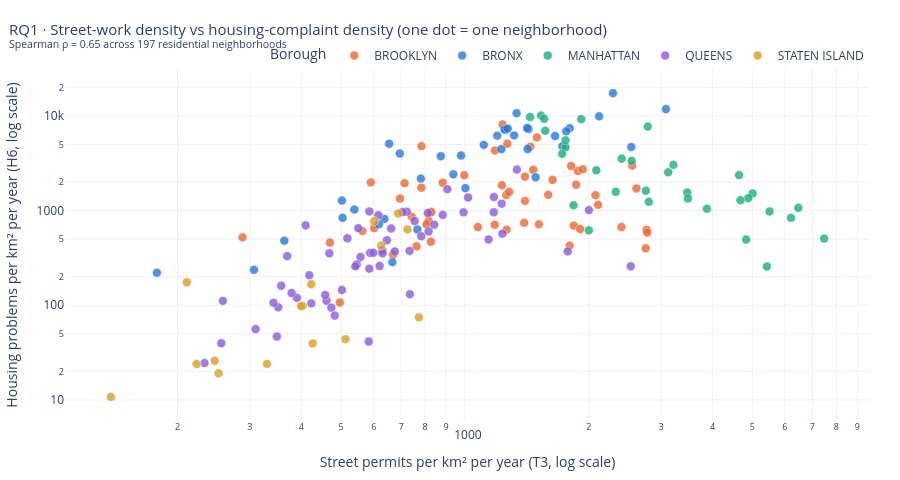

The notebook cell this image was saved under:
### Markdown cell above
### RQ1. Are neighborhoods with denser street construction also the neighborhoods with denser housing maintenance problems?

**Why it matters:** If the same places carry both burdens, city agencies could coordinate street work and housing inspections there.

**Method:** Totals per neighborhood for 2022-2025, divided by land area and years (per km2 per year). Spearman rank correlation across all residential neighborhoods, then again inside each borough to remove the borough-level confounder.

**Chart choice:** Log-log scatter (one dot per neighborhood, coloured by borough): both densities span several orders of magnitude, so log axes show the spread honestly.

### Code cell
table, fig, st = A.rq1_density_scatter(integrated)
print(f"Spearman rho = {st['rho']:.3f} (p = {st['p']:.2g}, n = {st['n']})")
display(table.round(3))
RESULTS['rq1'] = st
save(fig, 'rq1')

### Figure 1 — Plotly figure (JSON) as saved in the notebook; plotly's stock layout.template omitted (floating-point values rounded to 4 significant figures)
{"data": [{"customdata": [["BROOKLYN"], ["BROOKLYN"], ["BROOKLYN"], ["BROOKLYN"], ["BROOKLYN"], ["BROOKLYN"], ["BROOKLYN"], ["BROOKLYN"], ["BROOKLYN"], ["BROOKLYN"], ["BROOKLYN"], ["BROOKLYN"], ["BROOKLYN"], ["BROOKLYN"], ["BROOKLYN"], ["BROOKLYN"], ["BROOKLYN"], ["BROOKLYN"], ["BROOKLYN"], ["BROOKLYN"], ["BROOKLYN"], ["BROOKLYN"], ["BROOKLYN"], ["BROOKLYN"], ["BROOKLYN"], ["BROOKLYN"], ["BROOKLYN"], ["BROOKLYN"], ["BROOKLYN"], ["BROOKLYN"], ["BROOKLYN"], ["BROOKLYN"], ["BROOKLYN"], ["BROOKLYN"], ["BROOKLYN"], ["BROOKLYN"], ["BROOKLYN"], ["BROOKLYN"], ["BROOKLYN"], ["BROOKLYN"], ["BROOKLYN"], ["BROOKLYN"], ["BROOKLYN"], ["BROOKLYN"], ["BROOKLYN"], ["BROOKLYN"], ["BROOKLYN"], ["BROOKLYN"], ["BROOKLYN"], ["BROOKLYN"], ["BROOKLYN"], ["BROOKLYN"], ["BROOKLYN"]], "hovertemplate": "<b>%{hovertext}</b><br><br>Street permits per km² per year (T3, log scale)=%{x:.0f}<br>Housing problems per km² per year (H6, log scale)=%{y:.0f}<extra></extra>", "hovertext": ["Greenpoint", "Williamsburg", "South Williamsburg", "East Williamsburg", "Brooklyn Heights", "Downtown Brooklyn-DUMBO-Boerum Hill", "Fort Greene", "Clinton Hill", "Bedford-Stuyvesant (West)", "Bedford-Stuyvesant (East)", "Bushwick (West)", "Bushwick (East)", "Cypress Hills", "East New York (North)", "East New York-New Lots", "Spring Creek-Starrett City", "East New York-City Line", "Carroll Gardens-Cobble Hill-Gowanus-Red Hook", "Park Slope", "Windsor Terrace-South Slope", "Sunset Park (West)", "Sunset Park (Central)", "Prospect Heights", "Crown Heights (North)", "Crown Heights (South)", "Prospect Lefferts Gardens-Wingate", "Bay Ridge", "Dyker Heights", "Bensonhurst", "Bath Beach", "Gravesend (West)", "Sunset Park (East)-Borough Park (West)", "Borough Park", "Kensington", "Mapleton-Midwood (West)", "Gravesend (South)", "Coney Island-Sea Gate", "Brighton Beach", "Flatbush", "Flatbush (West)-Ditmas Park-Parkville", "Midwood", "Gravesend (East)-Homecrest", "Madison", "Sheepshead Bay-Manhattan Beach-Gerritsen Beach", "Ocean Hill", "Brownsville", "East Flatbush-Erasmus", "East Flatbush-Farragut", "East Flatbush-Rugby", "East Flatbush-Remsen Village", "Flatlands", "Marine Park-Mill Basin-Bergen Beach", "Canarsie"], "legendgroup": "BROOKLYN", "marker": {"color": "#eb6834", "line": {"color": "white", "width": 0.5}, "opacity": 0.8, "size": 9, "symbol": "circle"}, "mode": "markers", "name": "BROOKLYN", "orientation": "v", "showlegend": true, "type": "scatter", "x": [1840.0, 2613.0, 2752.0, 1262.0, 2766.0, 2775.0, 2403.0, 2077.0, 1882.0, 1465.0, 1813.0, 1399.0, 1399.0, 1864.0, 783.5, 287.8, 590.4, 1798.0, 2107.0, 1393.0, 1513.0, 1260.0, 1935.0, 1442.0, 1268.0, 1183.0, 828.1, 826.7, 826.3, 815.6, 806.1, 1594.0, 1907.0, 1230.0, 1076.0, 668.4, 601.6, 1282.0, 1235.0, 996.1, 695.2, 1181.0, 742.7, 762.3, 2551.0, 1633.0, 1497.0, 713.1, 883.0, 783.9, 563.0, 496.3, 469.5], "xaxis": "x", "y": [692.3, 1711.0, 398.9, 628.0, 627.4, 585.6, 669.8, 1453.0, 2613.0, 2694.0, 2958.0, 2280.0, 1264.0, 1873.0, 1745.0, 521.1, 1983.0, 426.2, 1150.0, 741.5, 716.3, 1455.0, 2726.0, 4729.0, 5075.0, 4317.0, 969.2, 468.1, 956.1, 778.7, 715.4, 1466.0, 637.9, 1853.0, 670.3, 341.5, 652.5, 1576.0, 8107.0, 2362.0, 1338.0, 706.7, 857.8, 418.8, 2994.0, 2110.0, 5925.0, 1948.0, 1967.0, 4789.0, 608.1, 106.8, 459.0], "yaxis": "y"}, {"customdata": [["BRONX"], ["BRONX"], ["BRONX"], ["BRONX"], ["BRONX"], ["BRONX"], ["BRONX"], ["BRONX"], ["BRONX"], ["BRONX"], ["BRONX"], ["BRONX"], ["BRONX"], ["BRONX"], ["BRONX"], ["BRONX"], ["BRONX"], ["BRONX"], ["BRONX"], ["BRONX"], ["BRONX"], ["BRONX"], ["BRONX"], ["BRONX"], ["BRONX"], ["BRONX"], ["BRONX"], ["BRONX"], ["BRONX"], ["BRONX"], ["BRONX"], ["BRONX"], ["BRONX"], ["BRONX"], ["BRONX"], ["BRONX"], ["BRONX"]], "hovertemplate": "<b>%{hovertext}</b><br><br>Street permits per km² per year (T3, log scale)=%{x:.0f}<br>Housing problems per km² per year (H6, log scale)=%{y:.0f}<extra></extra>", "hovertext": ["Mott Haven-Port Morris", "Melrose", "Hunts Point", "Longwood", "Morrisania", "Claremont Village-Claremont (East)", "Crotona Park East", "Concourse-Concourse Village", "Highbridge", "Mount Eden-Claremont (West)", "University Heights (South)-Morris Heights", "Mount Hope", "Fordham Heights", "West Farms", "Tremont", "Belmont", "University Heights (North)-Fordham", "Bedford Park", "Norwood", "Kingsbridge Heights-Van Cortlandt Village", "Kingsbridge-Marble Hill", "Riverdale-Spuyten Duyvil", "Soundview-Bruckner-Bronx River", "Soundview-Clason Point", "Castle Hill-Unionport", "Parkchester", "Westchester Square", "Throgs Neck-Schuylerville", "Pelham Bay-Country Club-City Island", "Co-op City", "Pelham Parkway-Van Nest", "Morris Park", "Pelham Gardens", "Allerton", "Williamsbridge-Olinville", "Eastchester-Edenwald-Baychester", "Wakefield-Woodlawn"], "legendgroup": "BRONX", "marker": {"color": "#2a78d6", "line": {"color": "white", "width": 0.5}, "opacity": 0.8, "size": 9, "symbol": "circle"}, "mode": "markers", "name": "BRONX", "orientation": "v", "showlegend": true, "type": "scatter", "x": [1485.0, 1726.0, 538.4, 1317.0, 1428.0, 694.4, 1226.0, 1798.0, 1336.0, 2120.0, 1764.0, 3082.0, 2291.0, 2538.0, 1656.0, 1257.0, 1248.0, 1198.0, 1271.0, 1417.0, 937.1, 363.7, 873.7, 636.9, 502.1, 654.1, 1002.0, 306.8, 504.0, 178.1, 1421.0, 766.3, 666.1, 1111.0, 978.3, 617.5, 781.2], "xaxis": "x", "y": [2247.0, 4780.0, 1026.0, 6220.0, 7258.0, 3995.0, 4449.0, 7418.0, 10680.0, 9887.0, 6874.0, 11790.0, 17390.0, 4692.0, 6122.0, 7136.0, 7166.0, 6179.0, 7341.0, 7440.0, 2416.0, 480.5, 3750.0, 815.6, 1274.0, 5079.0, 1724.0, 236.9, 837.4, 220.5, 4468.0, 631.4, 284.9, 4937.0, 3814.0, 716.1, 2174.0], "yaxis": "y"}, {"customdata": [["MANHATTAN"], ["MANHATTAN"], ["MANHATTAN"], ["MANHATTAN"], ["MANHATTAN"], ["MANHATTAN"], ["MANHATTAN"], ["MANHATTAN"], ["MANHATTAN"], ["MANHATTAN"], ["MANHATTAN"], ["MANHATTAN"], ["MANHATTAN"], ["MANHATTAN"], ["MANHATTAN"], ["MANHATTAN"], ["MANHATTAN"], ["MANHATTAN"], ["MANHATTAN"], ["MANHATTAN"], ["MANHATTAN"], ["MANHATTAN"], ["MANHATTAN"], ["MANHATTAN"], ["MANHATTAN"], ["MANHATTAN"], ["MANHATTAN"], ["MANHATTAN"], ["MANHATTAN"], ["MANHATTAN"], ["MANHATTAN"], ["MANHATTAN"]], "hovertemplate": "<b>%{hovertext}</b><br><br>Street permits per km² per year (T3, log scale)=%{x:.0f}<br>Housing problems per km² per year (H6, log scale)=%{y:.0f}<extra></extra>", "hovertext": ["Financial District-Battery Park City", "Tribeca-Civic Center", "SoHo-Little Italy-Hudson Square", "Greenwich Village", "West Village", "Chinatown-Two Bridges", "Lower East Side", "East Village", "Chelsea-Hudson Yards", "Hell's Kitchen", "Midtown South-Flatiron-Union Square", "Midtown-Times Square", "Stuyvesant Town-Peter Cooper Village", "Gramercy", "Murray Hill-Kips Bay", "East Midtown-Turtle Bay", "Upper West Side-Lincoln Square", "Upper West Side (Central)", "Upper West Side-Manhattan Valley", "Upper East Side-Lenox Hill-Roosevelt Island", "Upper East Side-Carnegie Hill", "Upper East Side-Yorkville", "Morningside Heights", "Manhattanville-West Harlem", "Hamilton Heights-Sugar Hill", "Harlem (South)", "Harlem (North)", "East Harlem (South)", "East Harlem (North)", "Washington Heights (South)", "Washington Heights (North)", "Inwood"], "legendgroup": "MANHATTAN", "marker": {"color": "#1baf7a", "line": {"color": "white", "width": 0.5}, "opacity": 0.8, "size": 9, "symbol": "circle"}, "mode": "markers", "name": "MANHATTAN", "orientation": "v", "showlegend": true, "type": "scatter", "x": [4828.0, 5425.0, 5008.0, 5507.0, 4887.0, 3472.0, 2327.0, 2544.0, 3877.0, 3213.0, 6469.0, 7473.0, 2001.0, 4641.0, 3485.0, 4678.0, 2801.0, 3121.0, 1757.0, 2754.0, 6209.0, 2087.0, 1838.0, 1756.0, 1440.0, 1918.0, 1531.0, 2405.0, 1723.0, 1559.0, 1568.0, 2784.0], "xaxis": "x", "y": [493.4, 256.5, 1515.0, 978.5, 1352.0, 1553.0, 1577.0, 3346.0, 1046.0, 3038.0, 1069.0, 505.7, 618.8, 2368.0, 1341.0, 1288.0, 1235.0, 2532.0, 4666.0, 1619.0, 837.2, 2660.0, 1138.0, 5516.0, 9729.0, 9229.0, 10070.0, 3539.0, 3967.0, 9306.0, 6966.0, 7710.0], "yaxis": "y"}, {"customdata": [["QUEENS"], ["QUEENS"], ["QUEENS"], ["QUEENS"], ["QUEENS"], ["QUEENS"], ["QUEENS"], ["QUEENS"], ["QUEENS"], ["QUEENS"], ["QUEENS"], ["QUEENS"], ["QUEENS"], ["QUEENS"], ["QUEENS"], ["QUEENS"], ["QUEENS"], ["QUEENS"], ["QUEENS"], ["QUEENS"], ["QUEENS"], ["QUEENS"], ["QUEENS"], ["QUEENS"], ["QUEENS"], ["QUEENS"], ["QUEENS"], ["QUEENS"], ["QUEENS"], ["QUEENS"], ["QUEENS"], ["QUEENS"], ["QUEENS"], ["QUEENS"], ["QUEENS"], ["QUEENS"], ["QUEENS"], ["QUEENS"], ["QUEENS"], ["QUEENS"], ["QUEENS"], ["QUEENS"], ["QUEENS"], ["QUEENS"], ["QUEENS"], ["QUEENS"], ["QUEENS"], ["QUEENS"], ["QUEENS"], ["QUEENS"], ["QUEENS"], ["QUEENS"], ["QUEENS"], ["QUEENS"], ["QUEENS"], ["QUEENS"], ["QUEENS"], ["QUEENS"], ["QUEENS"]], "hovertemplate": "<b>%{hovertext}</b><br><br>Street permits per km² per year (T3, log scale)=%{x:.0f}<br>Housing problems per km² per year (H6, log scale)=%{y:.0f}<extra></extra>", "hovertext": ["Astoria (North)-Ditmars-Steinway", "Old Astoria-Hallets Point", "Astoria (Central)", "Astoria (East)-Woodside (North)", "Queensbridge-Ravenswood-Dutch Kills", "Long Island City-Hunters Point", "Sunnyside", "Woodside", "Jackson Heights", "East Elmhurst", "North Corona", "Elmhurst", "Corona", "Maspeth", "Ridgewood", "Glendale", "Middle Village", "Rego Park", "Forest Hills", "College Point", "Whitestone-Beechhurst", "Bay Terrace-Clearview", "Murray Hill-Broadway Flushing", "East Flushing", "Queensboro Hill", "Flushing-Willets Point", "Kew Gardens Hills", "Pomonok-Electchester-Hillcrest", "Fresh Meadows-Utopia", "Jamaica Estates-Holliswood", "Jamaica Hills-Briarwood", "Kew Gardens", "Richmond Hill", "South Richmond Hill", "Ozone Park (North)", "Woodhaven", "South Ozone Park", "Ozone Park", "Howard Beach-Lindenwood", "Auburndale", "Bayside", "Douglaston-Little Neck", "Oakland Gardens-Hollis Hills", "Jamaica", "South Jamaica", "Baisley Park", "Springfield Gardens (North)-Rochdale Village", "St. Albans", "Hollis", "Glen Oaks-Floral Park-New Hyde Park", "Bellerose", "Queens Village", "Cambria Heights", "Laurelton", "Springfield Gardens (South)-Brookville", "Rosedale", "Far Rockaway-Bayswater", "Rockaway Beach-Arverne-Edgemere", "Breezy Point-Belle Harbor-Rockaway Park-Broad Channel"], "legendgroup": "QUEENS", "marker": {"color": "#8c5bd6", "line": {"color": "white", "width": 0.5}, "opacity": 0.8, "size": 9, "symbol": "circle"}, "mode": "markers", "name": "QUEENS", "orientation": "v", "showlegend": true, "type": "scatter", "x": [733.4, 2002.0, 1338.0, 841.7, 1778.0, 2531.0, 992.0, 1142.0, 906.1, 629.4, 883.1, 1018.0, 1176.0, 502.1, 722.5, 557.1, 585.5, 812.2, 754.6, 460.6, 583.4, 348.8, 675.0, 588.0, 734.8, 1175.0, 409.6, 418.4, 390.2, 468.0, 615.7, 705.5, 815.9, 782.8, 645.8, 1233.0, 630.3, 620.2, 351.4, 473.3, 482.4, 255.5, 342.4, 1229.0, 661.6, 598.9, 369.6, 545.7, 517.7, 232.6, 309.6, 541.3, 423.1, 457.1, 257.8, 357.4, 585.5, 550.5, 378.8], "xaxis": "x", "y": [374.9, 1011.0, 2709.0, 708.7, 369.9, 257.5, 957.2, 494.7, 1682.0, 378.6, 900.0, 1374.0, 1389.0, 144.8, 970.9, 323.4, 243.2, 942.6, 774.9, 111.6, 41.41, 46.71, 368.9, 357.1, 130.8, 958.9, 697.3, 207.3, 119.6, 354.0, 891.5, 963.4, 601.9, 535.2, 484.7, 570.2, 354.1, 259.9, 95.04, 94.27, 77.64, 39.69, 106.1, 1182.0, 645.7, 357.6, 329.9, 269.3, 510.0, 24.47, 55.98, 257.3, 104.6, 128.4, 111.0, 160.8, 979.6, 651.0, 134.6], "yaxis": "y"}, {"customdata": [["STATEN ISLAND"], ["STATEN ISLAND"], ["STATEN ISLAND"], ["STATEN ISLAND"], ["STATEN ISLAND"], ["STATEN ISLAND"], ["STATEN ISLAND"], ["STATEN ISLAND"], ["STATEN ISLAND"], ["STATEN ISLAND"], ["STATEN ISLAND"], ["STATEN ISLAND"], ["STATEN ISLAND"], ["STATEN ISLAND"], ["STATEN ISLAND"], ["STATEN ISLAND"]], "hovertemplate": "<b>%{hovertext}</b><br><br>Street permits per km² per year (T3, log scale)=%{x:.0f}<br>Housing problems per km² per year (H6, log scale)=%{y:.0f}<extra></extra>", "hovertext": ["St. George-New Brighton", "Tompkinsville-Stapleton-Clifton-Fox Hills", "Rosebank-Shore Acres-Park Hill", "West New Brighton-Silver Lake-Grymes Hill", "Westerleigh-Castleton Corners", "Port Richmond", "Mariner's Harbor-Arlington-Graniteville", "Grasmere-Arrochar-South Beach-Dongan Hills", "New Dorp-Midland Beach", "Todt Hill-Emerson Hill-Lighthouse Hill-Manor Heights", "New Springville-Willowbrook-Bulls Head-Travis", "Oakwood-Richmondtown", "Great Kills-Eltingville", "Arden Heights-Rossville", "Annadale-Huguenot-Prince's Bay-Woodrow", "Tottenville-Charleston"], "legendgroup": "STATEN ISLAND", "marker": {"color": "#d6a02a", "line": {"color": "white", "width": 0.5}, "opacity": 0.8, "size": 9, "symbol": "circle"}, "mode": "markers", "name": "STATEN ISLAND", "orientation": "v", "showlegend": true, "type": "scatter", "x": [687.5, 725.0, 601.7, 422.8, 512.3, 625.4, 210.7, 403.3, 772.9, 251.8, 222.5, 399.3, 426.6, 330.0, 246.2, 137.7], "xaxis": "x", "y": [931.5, 632.3, 772.2, 166.7, 43.81, 426.2, 174.7, 98.42, 74.44, 19.14, 23.89, 97.74, 39.52, 24.01, 25.88, 10.76], "yaxis": "y"}], "layout": {"height": 480, "legend": {"orientation": "h", "title": {"text": "Borough"}, "tracegroupgap": 0, "x": 1, "xanchor": "right", "y": 1.0, "yanchor": "bottom"}, "margin": {"b": 60, "l": 60, "r": 30, "t": 70}, "title": {"font": {"size": 15}, "text": "RQ1 · Street-work density vs housing-complaint density (one dot = one neighborhood)<br><sup>Spearman ρ = 0.65 across 197 residential neighborhoods</sup>", "x": 0.01, "xanchor": "left"}, "xaxis": {"anchor": "y", "domain": [0.0, 1.0], "title": {"text": "Street permits per km² per year (T3, log scale)"}, "type": "log"}, "yaxis": {"anchor": "x", "domain": [0.0, 1.0], "title": {"text": "Housing problems per km² per year (H6, log scale)"}, "type": "log"}}}
